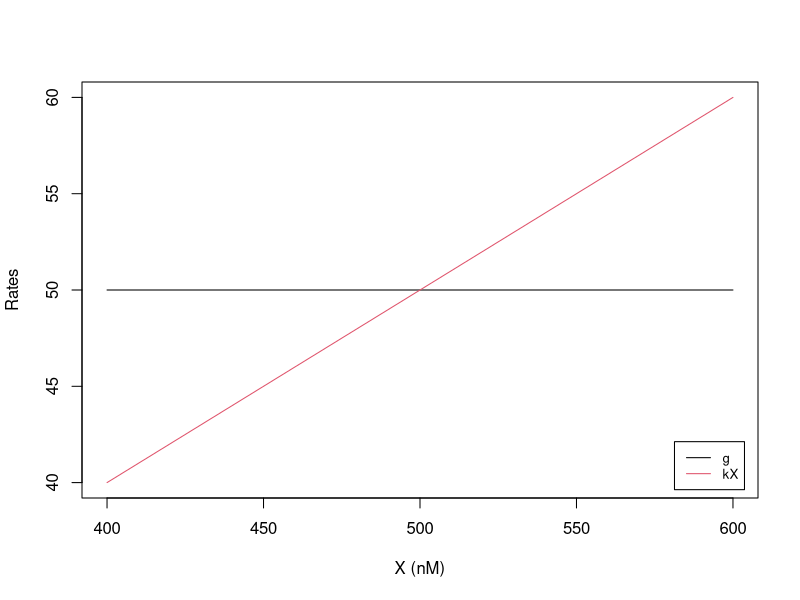
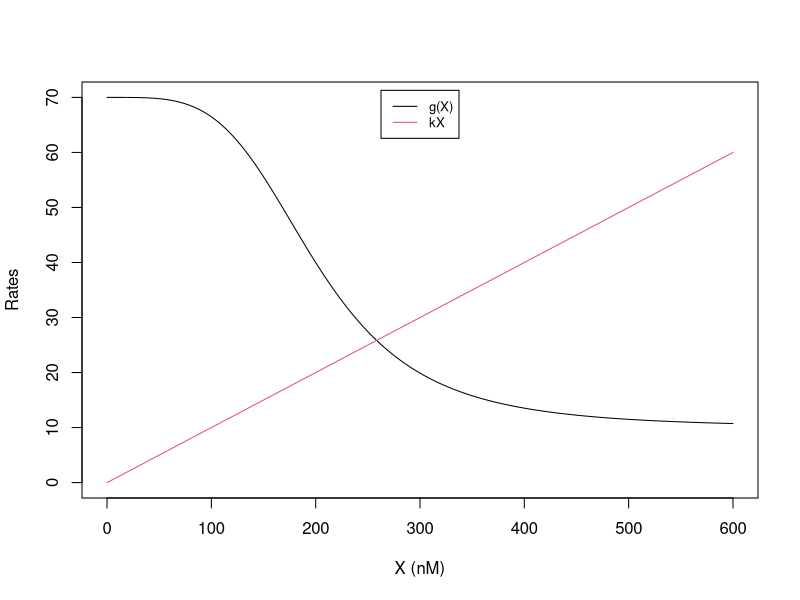
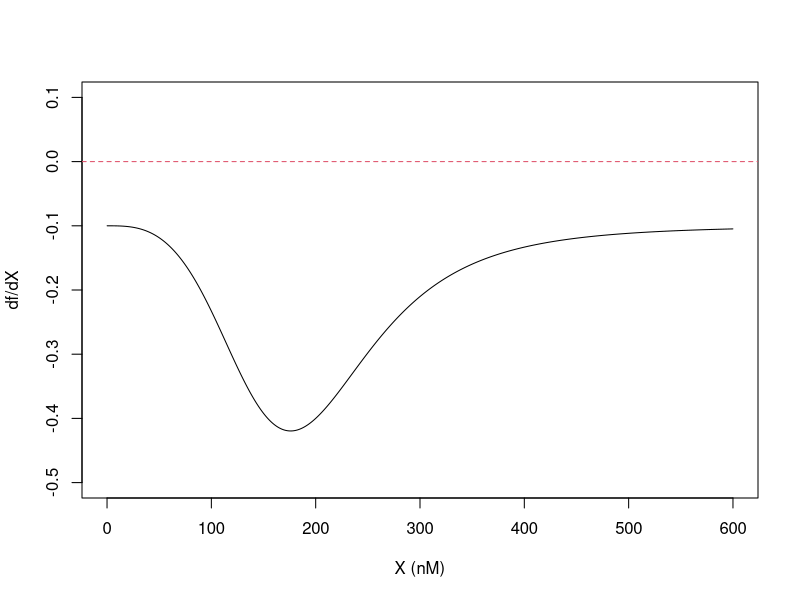
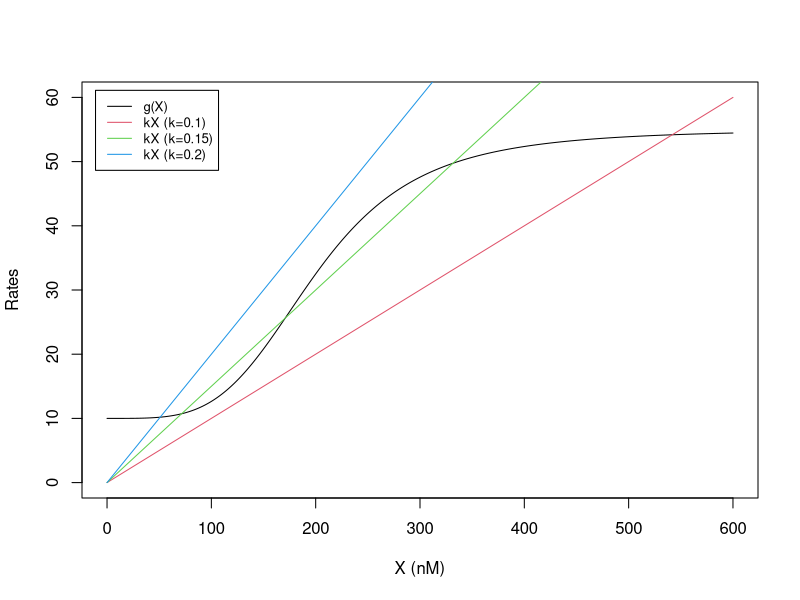
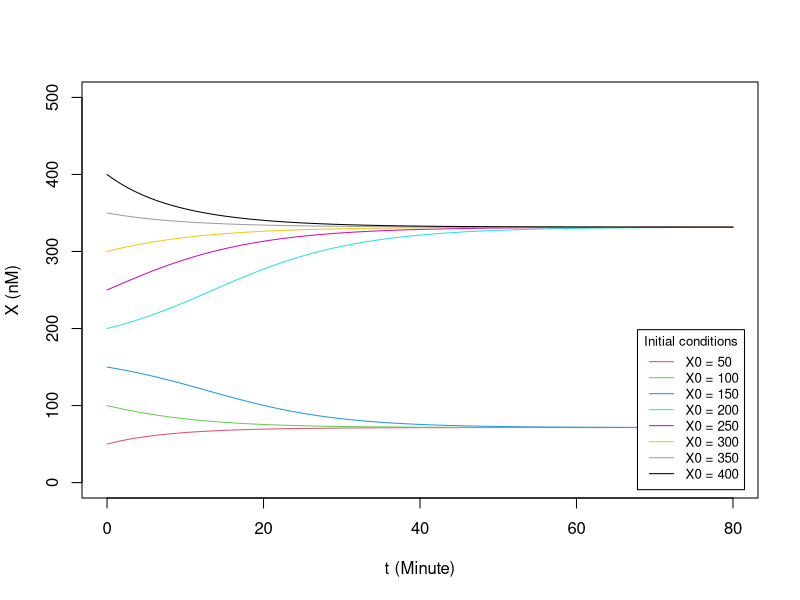
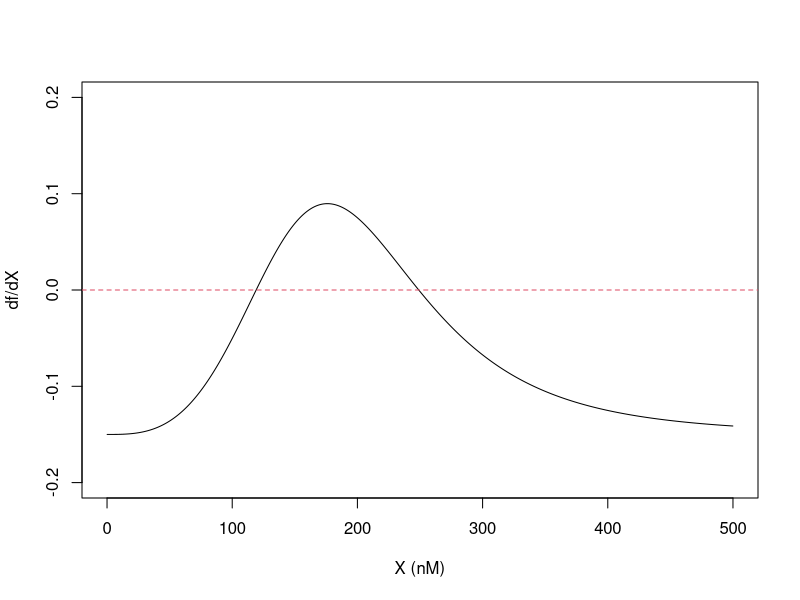
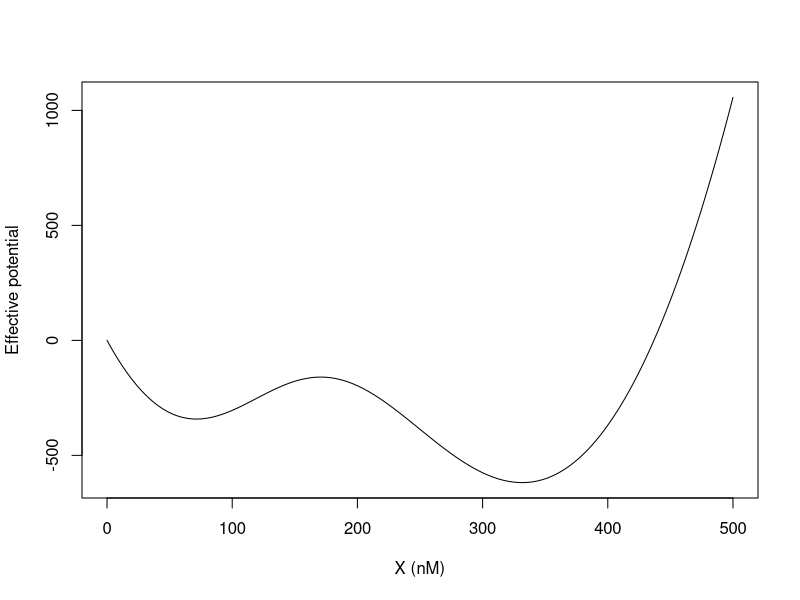
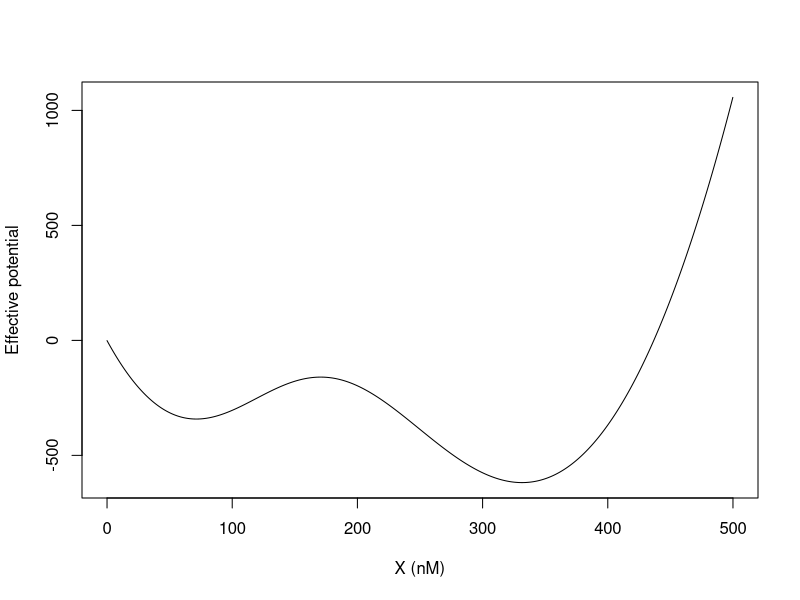

Write the R code that produced these figures, in order.
## ---- chunk 1
# Constitutive gene: dX/dt = g - kX
g <- 50; k <- 0.1
X_all <- seq(400, 600, 1)
plot(X_all, rep(g, length(X_all)), type = "l", col = 1,
     xlab = "X (nM)", ylab = "Rates", xlim = c(400, 600), ylim = c(40, 60))
lines(X_all, k * X_all, col = 2)
legend("bottomright", inset = 0.02, legend = c("g", "kX"), col = 1:2, lty = 1, cex = 0.8)
## ---- chunk 2
# Self-inhibiting gene: g(X) = g0 + g1 * H_inh(X)
hill_inh <- function(X, X_th, n) {   # inhibitory Hill function
  a <- (X / X_th)^n
  1 / (1 + a)
}

g0 <- 10; g1 <- 60; k <- 0.1; X_th <- 200; n <- 4
X_all <- seq(0, 600, 1)
plot(X_all, g0 + g1 * hill_inh(X_all, X_th, n), type = "l", col = 1,
     xlab = "X (nM)", ylab = "Rates", xlim = c(0, 600), ylim = c(0, 70))
lines(X_all, k * X_all, col = 2)
legend("top", inset = 0.02, legend = c("g(X)", "kX"), col = 1:2, lty = 1, cex = 0.8)
## ---- chunk 3
# df/dX by a central finite difference (vectorized)
f_1g_self_inh <- function(X, g0, g1, X_th, n, k) g0 + g1 * hill_inh(X, X_th, n) - k * X

cal_dfdx <- function(X_all, dt, derivs, ...) {
  f_all   <- derivs(X_all, ...)
  f_plus  <- c(f_all[-1], NA)                # f(X + dX)
  f_minus <- c(NA, f_all[-length(f_all)])    # f(X - dX)
  (f_plus - f_minus) / (2 * dt)              # (f(X+dX) - f(X-dX)) / (2 dX)
}

X_all <- seq(0, 600, 0.1)
dfdX <- cal_dfdx(X_all, dt = 0.1, derivs = f_1g_self_inh,
                 g0 = 10, g1 = 60, X_th = 200, n = 4, k = 0.1)
plot(X_all, dfdX, type = "l", col = 1,
     xlab = "X (nM)", ylab = "df/dX", xlim = c(0, 600), ylim = c(-0.5, 0.1))
abline(h = 0, lty = 2, col = 2)
## ---- chunk 4
hill_ex <- function(X, X_th, n) {   # excitatory Hill function
  a <- (X / X_th)^n
  a / (1 + a)
}

g0 <- 10; g1 <- 45; X_th <- 200; n <- 4
X_all <- seq(0, 600, 1)
plot(X_all, g0 + g1 * hill_ex(X_all, X_th, n), type = "l", col = 1,
     xlab = "X (nM)", ylab = "Rates", xlim = c(0, 600), ylim = c(0, 60))
lines(X_all, 0.10 * X_all, col = 2)
lines(X_all, 0.15 * X_all, col = 3)
lines(X_all, 0.20 * X_all, col = 4)
legend("topleft", inset = 0.02,
       legend = c("g(X)", "kX (k=0.1)", "kX (k=0.15)", "kX (k=0.2)"),
       col = 1:4, lty = 1, cex = 0.8)
## ---- chunk 5
#| message: false
library(deSolve)

f_1g_self_act <- function(X, g0, g1, X_th, n, k) g0 + g1 * hill_ex(X, X_th, n) - k * X

dy_self_act <- function(t, y, parms) {
  with(as.list(c(y, parms)), list(g0 + g1 * hill_ex(y, X_th, n) - k * y))
}

parms <- c(g0 = 10, g1 = 45, X_th = 200, n = 4, k = 0.15)
t_all <- seq(0, 80, 0.1)
X0_all <- seq(50, 400, 50)

plot(NULL, xlab = "t (Minute)", ylab = "X (nM)", xlim = c(0, 80), ylim = c(0, 500))
for (i in seq_along(X0_all)) {
  res <- ode(y = X0_all[i], times = t_all, func = dy_self_act, parms = parms, method = "rk4")
  lines(res[, 1], res[, 2], col = i + 1)
}
legend("bottomright", inset = 0.02, title = "Initial conditions",
       legend = paste0("X0 = ", X0_all), col = seq_along(X0_all) + 1, lty = 1, cex = 0.8)
## ---- chunk 6
X_all <- seq(0, 500, 0.1)
dfdX <- cal_dfdx(X_all, dt = 0.1, derivs = f_1g_self_act,
                 g0 = 10, g1 = 45, X_th = 200, n = 4, k = 0.15)
plot(X_all, dfdX, type = "l", col = 1,
     xlab = "X (nM)", ylab = "df/dX", xlim = c(0, 500), ylim = c(-0.2, 0.2))
abline(h = 0, lty = 2, col = 2)
## ---- chunk 7
# Trapezoidal integration with an explicit loop
cal_int <- function(Xmin, Xmax, dX, f, ...) {
  X_all <- seq(Xmin, Xmax, dX)
  nX <- length(X_all)
  U_all <- numeric(nX)
  for (i in 1:(nX - 1)) {
    X <- X_all[i]
    U_all[i + 1] <- U_all[i] - (f(X, ...) + f(X + dX, ...)) / 2 * dX
  }
  cbind(X_all, U_all)
}

res1 <- cal_int(Xmin = 0, Xmax = 500, dX = 0.1, f = f_1g_self_act,
                g0 = 10, g1 = 45, X_th = 200, n = 4, k = 0.15)
plot(res1[, 1], res1[, 2], type = "l", col = 1,
     xlab = "X (nM)", ylab = "Effective potential", xlim = c(0, 500))
## ---- chunk 8
# Same integration, vectorized with a cumulative sum
cal_int_vector <- function(Xmin, Xmax, dX, f, ...) {
  X_all <- seq(Xmin, Xmax, dX)
  f_all <- f(X_all, ...)
  f_plus <- c(f_all[-1], NA)                 # f(X + dX)
  trap <- (f_all + f_plus) * dX / 2          # trapezoid areas
  U_all <- -cumsum(trap)
  cbind(X_all, U_all)
}

res2 <- cal_int_vector(Xmin = 0, Xmax = 500, dX = 0.1, f = f_1g_self_act,
                       g0 = 10, g1 = 45, X_th = 200, n = 4, k = 0.15)
plot(res2[, 1], res2[, 2], type = "l", col = 1,
     xlab = "X (nM)", ylab = "Effective potential", xlim = c(0, 500))
## ---- chunk 9
#| message: false
#| warning: false
library(microbenchmark)
library(ggplot2)
mb <- microbenchmark(
  loop   = cal_int(0, 500, 0.1, f_1g_self_act, g0 = 10, g1 = 45, X_th = 200, n = 4, k = 0.15),
  vector = cal_int_vector(0, 500, 0.1, f_1g_self_act, g0 = 10, g1 = 45, X_th = 200, n = 4, k = 0.15),
  times = 10, unit = "ms")
autoplot(mb)
## ---- chunk 10
# Landscapes for k = 0.2 (monostable) and k = 0.1 (monostable)
res3 <- cal_int_vector(0, 500, 0.1, f_1g_self_act, g0 = 10, g1 = 45, X_th = 200, n = 4, k = 0.2)
res4 <- cal_int_vector(0, 500, 0.1, f_1g_self_act, g0 = 10, g1 = 45, X_th = 200, n = 4, k = 0.1)
plot(res3[, 1], res3[, 2], type = "l", col = 2,
     xlab = "X (nM)", ylab = "Effective potential", xlim = c(0, 500),
     ylim = range(res3[, 2], res4[, 2], na.rm = TRUE))   # fit both curves
lines(res4[, 1], res4[, 2], col = 4)
legend("topright", inset = 0.02, legend = c("k = 0.2", "k = 0.1"), col = c(2, 4), lty = 1, cex = 0.8)
